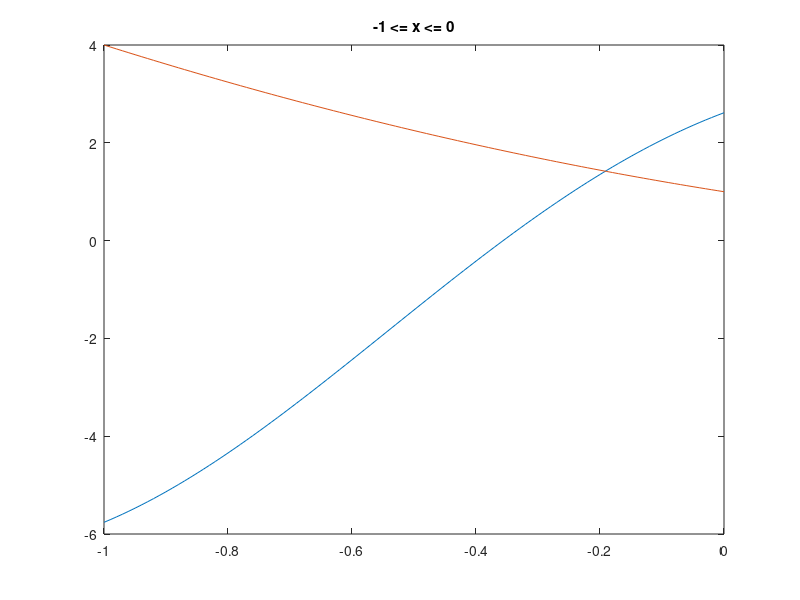

Write the MATLAB code that produced this figure.
x = -3:0.01:-2;

f = 2.*x .* cos(2.*x);
g = (x + 1) .^ 2;
plot(x, f)
hold on
plot(x, g)
hold off
title('-3 <= x <= -2')

% Task B

x = -1:0.01:0
plot(x, f)
hold on
plot(x, g)
hold off
title('-1 <= x <= 0')
